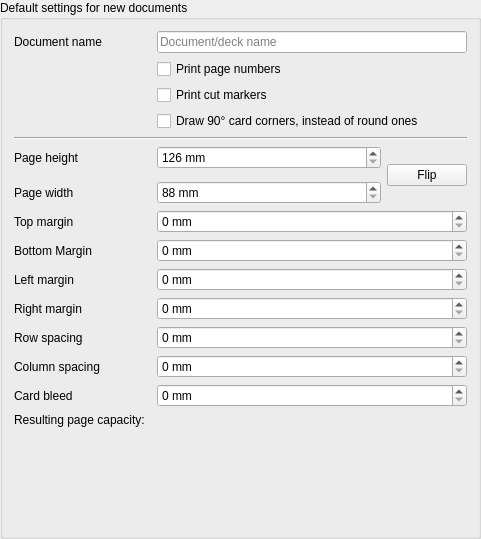
<?xml version="1.0" encoding="UTF-8"?>
<ui version="4.0">
 <class>PageConfigWidget</class>
 <widget class="QGroupBox" name="PageConfigWidget">
  <property name="geometry">
   <rect>
    <x>0</x>
    <y>0</y>
    <width>481</width>
    <height>539</height>
   </rect>
  </property>
  <property name="title">
   <string>Default settings for new documents</string>
  </property>
  <layout class="QGridLayout" name="gridLayout">
   <item row="17" column="1">
    <widget class="QLabel" name="page_height_label">
     <property name="text">
      <string>Page height</string>
     </property>
     <property name="buddy">
      <cstring>page_height</cstring>
     </property>
    </widget>
   </item>
   <item row="28" column="3" colspan="2">
    <widget class="QLabel" name="page_capacity">
     <property name="toolTip">
      <string>Number of regular-size cards fitting on each page,
based on the page size and spacings configured</string>
     </property>
     <property name="text">
      <string/>
     </property>
    </widget>
   </item>
   <item row="0" column="1">
    <widget class="QLabel" name="document_name_label">
     <property name="text">
      <string>Document name</string>
     </property>
     <property name="buddy">
      <cstring>document_name</cstring>
     </property>
    </widget>
   </item>
   <item row="26" column="1">
    <widget class="QLabel" name="column_spacing_label">
     <property name="text">
      <string>Column spacing</string>
     </property>
     <property name="buddy">
      <cstring>column_spacing</cstring>
     </property>
    </widget>
   </item>
   <item row="2" column="3" colspan="2">
    <widget class="QCheckBox" name="draw_cut_markers">
     <property name="toolTip">
      <string>Enable printing additional lines to aid cutting the printed sheets.</string>
     </property>
     <property name="text">
      <string>Print cut markers</string>
     </property>
    </widget>
   </item>
   <item row="24" column="3" colspan="2">
    <widget class="QSpinBox" name="margin_right">
     <property name="sizePolicy">
      <sizepolicy hsizetype="Expanding" vsizetype="Fixed">
       <horstretch>0</horstretch>
       <verstretch>0</verstretch>
      </sizepolicy>
     </property>
     <property name="toolTip">
      <string>&lt;html&gt;&lt;head/&gt;&lt;body&gt;&lt;p&gt;Minimum margin between the right paper border and the page content.&lt;/p&gt;&lt;p&gt;Most printers have a minimum printing margin of 3 to 5 mm.&lt;/p&gt;&lt;/body&gt;&lt;/html&gt;</string>
     </property>
     <property name="suffix">
      <string> mm</string>
     </property>
     <property name="maximum">
      <number>10000</number>
     </property>
    </widget>
   </item>
   <item row="21" column="3" colspan="2">
    <widget class="QSpinBox" name="margin_bottom">
     <property name="sizePolicy">
      <sizepolicy hsizetype="Expanding" vsizetype="Fixed">
       <horstretch>0</horstretch>
       <verstretch>0</verstretch>
      </sizepolicy>
     </property>
     <property name="toolTip">
      <string>&lt;html&gt;&lt;head/&gt;&lt;body&gt;&lt;p&gt;Minimum margin between the bottom paper border and the page content.&lt;/p&gt;&lt;p&gt;Most printers have a minimum printing margin of 3 to 5 mm.&lt;/p&gt;&lt;/body&gt;&lt;/html&gt;</string>
     </property>
     <property name="suffix">
      <string> mm</string>
     </property>
     <property name="maximum">
      <number>10000</number>
     </property>
    </widget>
   </item>
   <item row="27" column="3" colspan="2">
    <widget class="QSpinBox" name="card_bleed">
     <property name="toolTip">
      <string>Draw an additional border around cards to ease cutting.</string>
     </property>
     <property name="suffix">
      <string> mm</string>
     </property>
     <property name="maximum">
      <number>1000</number>
     </property>
    </widget>
   </item>
   <item row="24" column="1">
    <widget class="QLabel" name="margin_right_label">
     <property name="text">
      <string>Right margin</string>
     </property>
     <property name="buddy">
      <cstring>margin_right</cstring>
     </property>
    </widget>
   </item>
   <item row="28" column="1">
    <widget class="QLabel" name="page_capacity_label">
     <property name="text">
      <string>Resulting page capacity:</string>
     </property>
    </widget>
   </item>
   <item row="25" column="1">
    <widget class="QLabel" name="row_spacing_label">
     <property name="text">
      <string>Row spacing</string>
     </property>
     <property name="buddy">
      <cstring>row_spacing</cstring>
     </property>
    </widget>
   </item>
   <item row="3" column="3" colspan="2">
    <widget class="QCheckBox" name="draw_sharp_corners">
     <property name="text">
      <string>Draw 90° card corners, instead of round ones</string>
     </property>
    </widget>
   </item>
   <item row="17" column="3">
    <widget class="QSpinBox" name="page_height">
     <property name="sizePolicy">
      <sizepolicy hsizetype="Expanding" vsizetype="Fixed">
       <horstretch>0</horstretch>
       <verstretch>0</verstretch>
      </sizepolicy>
     </property>
     <property name="toolTip">
      <string>Paper height in millimeters.
Must match the size of the sheets in the printer.
Otherwise, scaling may be applied by the printer driver.</string>
     </property>
     <property name="suffix">
      <string> mm</string>
     </property>
     <property name="minimum">
      <number>126</number>
     </property>
     <property name="maximum">
      <number>10000</number>
     </property>
    </widget>
   </item>
   <item row="19" column="3">
    <widget class="QSpinBox" name="page_width">
     <property name="sizePolicy">
      <sizepolicy hsizetype="Expanding" vsizetype="Fixed">
       <horstretch>0</horstretch>
       <verstretch>0</verstretch>
      </sizepolicy>
     </property>
     <property name="toolTip">
      <string>Paper width in millimeters.
Must match the size of the sheets in the printer.
Otherwise, scaling may be applied by the printer driver.</string>
     </property>
     <property name="suffix">
      <string> mm</string>
     </property>
     <property name="minimum">
      <number>88</number>
     </property>
     <property name="maximum">
      <number>10000</number>
     </property>
    </widget>
   </item>
   <item row="15" column="1" colspan="4">
    <widget class="Line" name="line">
     <property name="orientation">
      <enum>Qt::Horizontal</enum>
     </property>
    </widget>
   </item>
   <item row="20" column="3" colspan="2">
    <widget class="QSpinBox" name="margin_top">
     <property name="sizePolicy">
      <sizepolicy hsizetype="Expanding" vsizetype="Fixed">
       <horstretch>0</horstretch>
       <verstretch>0</verstretch>
      </sizepolicy>
     </property>
     <property name="toolTip">
      <string>&lt;html&gt;&lt;head/&gt;&lt;body&gt;&lt;p&gt;Minimum margin between the top paper border and the page content.&lt;/p&gt;&lt;p&gt;Most printers have a minimum printing margin of 3 to 5 mm.&lt;/p&gt;&lt;/body&gt;&lt;/html&gt;</string>
     </property>
     <property name="suffix">
      <string> mm</string>
     </property>
     <property name="maximum">
      <number>10000</number>
     </property>
    </widget>
   </item>
   <item row="19" column="1">
    <widget class="QLabel" name="page_width_label">
     <property name="text">
      <string>Page width</string>
     </property>
     <property name="buddy">
      <cstring>page_width</cstring>
     </property>
    </widget>
   </item>
   <item row="21" column="1">
    <widget class="QLabel" name="margin_bottom_label">
     <property name="text">
      <string>Bottom Margin</string>
     </property>
     <property name="buddy">
      <cstring>margin_bottom</cstring>
     </property>
    </widget>
   </item>
   <item row="23" column="1">
    <widget class="QLabel" name="margin_left_label">
     <property name="text">
      <string>Left margin</string>
     </property>
     <property name="buddy">
      <cstring>margin_left</cstring>
     </property>
    </widget>
   </item>
   <item row="20" column="1">
    <widget class="QLabel" name="margin_top_label">
     <property name="text">
      <string>Top margin</string>
     </property>
     <property name="buddy">
      <cstring>margin_top</cstring>
     </property>
    </widget>
   </item>
   <item row="0" column="3" colspan="2">
    <widget class="QLineEdit" name="document_name">
     <property name="toolTip">
      <string>The document name is printed on each page and can help you keeping track
of different printed sheets and to which deck they belong.

Leave empty to disable.</string>
     </property>
     <property name="maxLength">
      <number>200</number>
     </property>
     <property name="placeholderText">
      <string>Document/deck name</string>
     </property>
     <property name="clearButtonEnabled">
      <bool>true</bool>
     </property>
    </widget>
   </item>
   <item row="26" column="3" colspan="2">
    <widget class="QSpinBox" name="column_spacing">
     <property name="sizePolicy">
      <sizepolicy hsizetype="Expanding" vsizetype="Fixed">
       <horstretch>0</horstretch>
       <verstretch>0</verstretch>
      </sizepolicy>
     </property>
     <property name="toolTip">
      <string>Space between image columns in mm.
If set to zero, you only need one cut to separate two images,
otherwise you need two cuts but require less precision hitting the exact middle.</string>
     </property>
     <property name="suffix">
      <string> mm</string>
     </property>
     <property name="maximum">
      <number>10000</number>
     </property>
    </widget>
   </item>
   <item row="25" column="3" colspan="2">
    <widget class="QSpinBox" name="row_spacing">
     <property name="sizePolicy">
      <sizepolicy hsizetype="Expanding" vsizetype="Fixed">
       <horstretch>0</horstretch>
       <verstretch>0</verstretch>
      </sizepolicy>
     </property>
     <property name="toolTip">
      <string>Space between image rows in mm.
If set to zero, you only need one cut to separate two images,
otherwise you need two cuts but require less precision hitting the exact middle.</string>
     </property>
     <property name="suffix">
      <string> mm</string>
     </property>
     <property name="maximum">
      <number>10000</number>
     </property>
    </widget>
   </item>
   <item row="23" column="3" colspan="2">
    <widget class="QSpinBox" name="margin_left">
     <property name="sizePolicy">
      <sizepolicy hsizetype="Expanding" vsizetype="Fixed">
       <horstretch>0</horstretch>
       <verstretch>0</verstretch>
      </sizepolicy>
     </property>
     <property name="toolTip">
      <string>&lt;html&gt;&lt;head/&gt;&lt;body&gt;&lt;p&gt;Minimum margin between the left paper border and the page content.&lt;/p&gt;&lt;p&gt;Most printers have a minimum printing margin of 3 to 5 mm.&lt;/p&gt;&lt;/body&gt;&lt;/html&gt;</string>
     </property>
     <property name="suffix">
      <string> mm</string>
     </property>
     <property name="maximum">
      <number>10000</number>
     </property>
    </widget>
   </item>
   <item row="27" column="1">
    <widget class="QLabel" name="card_bleed_label">
     <property name="text">
      <string>Card bleed</string>
     </property>
     <property name="buddy">
      <cstring>card_bleed</cstring>
     </property>
    </widget>
   </item>
   <item row="17" column="4" rowspan="3">
    <widget class="QPushButton" name="flip_page_dimensions">
     <property name="sizePolicy">
      <sizepolicy hsizetype="Minimum" vsizetype="Maximum">
       <horstretch>0</horstretch>
       <verstretch>0</verstretch>
      </sizepolicy>
     </property>
     <property name="toolTip">
      <string>Switch between portrait and landscape mode</string>
     </property>
     <property name="text">
      <string>Flip</string>
     </property>
     <property name="icon">
      <iconset theme="transform-rotate"/>
     </property>
    </widget>
   </item>
   <item row="1" column="3" colspan="2">
    <widget class="QCheckBox" name="draw_page_numbers">
     <property name="toolTip">
      <string>If enabled, the page number is printed on each page. Makes it easier to notice missing pages in a stack.</string>
     </property>
     <property name="text">
      <string>Print page numbers</string>
     </property>
    </widget>
   </item>
   <item row="29" column="1" colspan="4">
    <spacer name="verticalSpacer">
     <property name="orientation">
      <enum>Qt::Vertical</enum>
     </property>
     <property name="sizeHint" stdset="0">
      <size>
       <width>20</width>
       <height>40</height>
      </size>
     </property>
    </spacer>
   </item>
  </layout>
 </widget>
 <tabstops>
  <tabstop>document_name</tabstop>
  <tabstop>draw_page_numbers</tabstop>
  <tabstop>draw_cut_markers</tabstop>
  <tabstop>draw_sharp_corners</tabstop>
  <tabstop>page_height</tabstop>
  <tabstop>page_width</tabstop>
  <tabstop>margin_top</tabstop>
  <tabstop>margin_bottom</tabstop>
  <tabstop>margin_left</tabstop>
  <tabstop>margin_right</tabstop>
  <tabstop>row_spacing</tabstop>
  <tabstop>column_spacing</tabstop>
  <tabstop>card_bleed</tabstop>
 </tabstops>
 <resources/>
 <connections/>
 <slots/>
</ui>
